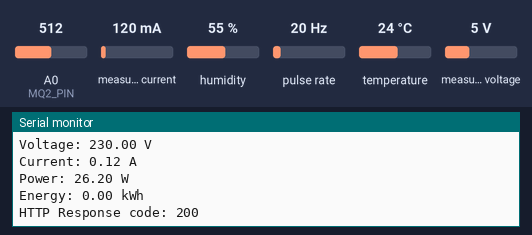
Simulated run of this sketch. Board: ESP8266 (NodeMCU). Shown: the last lines printed to the serial monitor. Wiring (inferred from the names in the program): pulse sensor: data D6. Inputs (shaded band) come from the test bench; at power-on: A0 (MQ2_PIN) = 512, measured current 120 mA, humidity 55 %, pulse rate 20 Hz, temperature 24 °C, measured voltage 5 V. WiFi joins after 1.5 s; servers stay silent unless stated; uploads are accepted with an empty reply.

Above: at 2.7 s.
2.8 s: A0 (MQ2_PIN) set to 490
At 4.06 s:
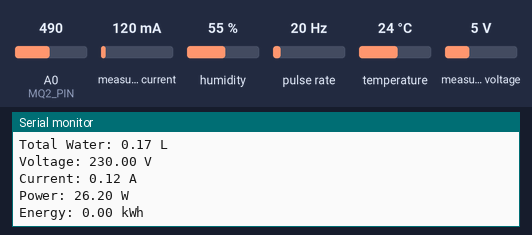
5.3 s: measured current set to 40 mA
At 6.7 s:
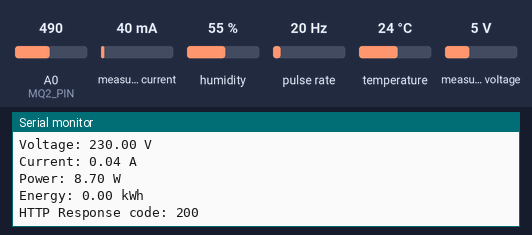
6.8 s: humidity set to 22 %
8.3 s: pulse rate (sensor on D6) set to 4 Hz
At 8.67 s:
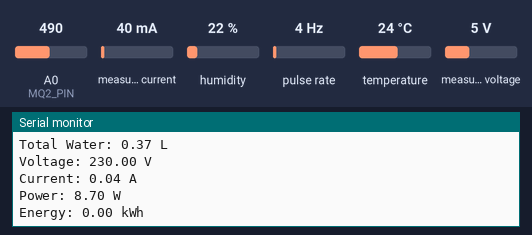
9.8 s: temperature set to 12 °C
At 11.2 s:
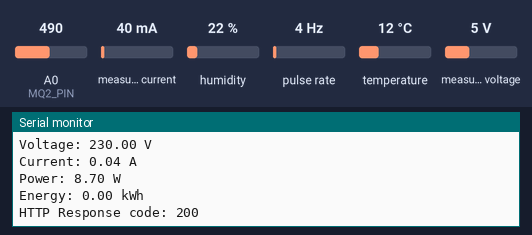
11.3 s: measured voltage set to 0.3 V
At 13.59 s:
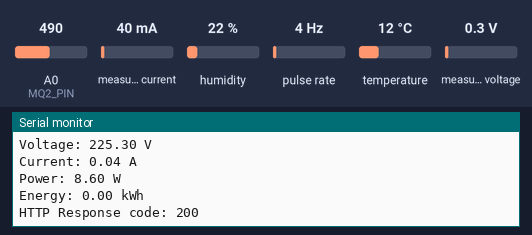
Timing chart, 0 to 13.8 s (numbered marks = the images above; inputs shaded):
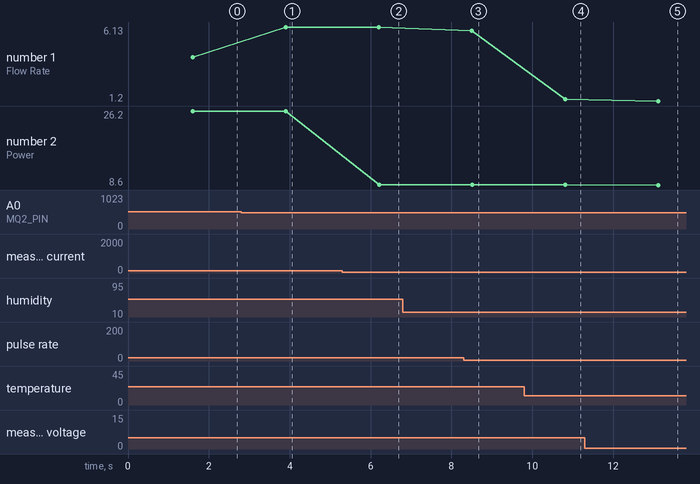

Measured:
- after the input at 2.8 s, the serial monitor: prints a new line after 1.1 s (image 1)
- after the input at 5.3 s, the serial monitor: prints a new line after 0.91 s (image 2)
- after the input at 8.3 s, the serial monitor: prints a new line after 0.21 s (image 3)
- after the input at 9.8 s, the serial monitor: prints a new line after 1.0 s (image 4)
- after the input at 11.3 s, the serial monitor: prints a new line after 1.8 s (image 5)
- plotted number 1: 6.13 → 5.87 after the input at 8.3 s
- plotted number 2: 26.2 → 8.7 after the input at 5.3 s, 8.7 → 8.6 after the input at 11.3 s

The sketch:

ESP8266_SmartBoarding.ino
```cpp
#include <ESP8266WiFi.h>
#include <ESP8266HTTPClient.h>
#include <WiFiClient.h>

#include <DHT.h>
#include <PZEM004Tv30.h>
#include <SoftwareSerial.h>

#define DHTPIN D4
#define DHTTYPE DHT11

#define FLOW_SENSOR D6

#define MQ2_PIN A0

// =========================
// GAS THRESHOLD
// =========================
const int GAS_THRESHOLD = 500;

DHT dht(DHTPIN, DHTTYPE);

// =========================
// PZEM
// =========================
SoftwareSerial pzemSWSerial(D2, D1);
PZEM004Tv30 pzem(pzemSWSerial);

// =========================
// WiFi
// =========================
const char* ssid = "Minh Thai";
const char* password = "0967152540Thai@";

const char* serverUrl = "http://192.168.1.131:8000/update-sensor";

// =========================
// Flow Sensor
// =========================
volatile int pulseCount = 0;

float flowRate = 0;
float totalLitres = 0;

// =========================
// Variables
// =========================
float temperature = 0;
float humidity = 0;

int gasValue = 0;

unsigned long previousMillis = 0;

// =========================
// Interrupt đếm xung
// =========================
void ICACHE_RAM_ATTR pulseCounter() {
  pulseCount++;
}

void setup() {

  Serial.begin(115200);

  dht.begin();

  // =========================
  // Flow Sensor
  // =========================
  pinMode(FLOW_SENSOR, INPUT_PULLUP);

  attachInterrupt(digitalPinToInterrupt(FLOW_SENSOR), pulseCounter, FALLING);

  // =========================
  // Kết nối WiFi
  // =========================
  WiFi.begin(ssid, password);

  Serial.print("Connecting WiFi");

  while (WiFi.status() != WL_CONNECTED) {

    delay(500);
    Serial.print(".");
  }

  Serial.println("\nWiFi Connected");
  Serial.println(WiFi.localIP());
}

void loop() {

  // =========================
  // Đọc DHT11
  // =========================
  temperature = dht.readTemperature();
  humidity = dht.readHumidity();

  // =========================
  // Đọc MQ2
  // =========================
  gasValue = analogRead(MQ2_PIN);

  // =========================
  // Tính lưu lượng nước
  // =========================
  if (millis() - previousMillis >= 1000) {

    detachInterrupt(digitalPinToInterrupt(FLOW_SENSOR));

    flowRate = pulseCount / 7.5;

    float litresPerSecond = flowRate / 60.0;

    totalLitres += litresPerSecond;

    pulseCount = 0;

    previousMillis = millis();

    attachInterrupt(digitalPinToInterrupt(FLOW_SENSOR), pulseCounter, FALLING);
  }

  // =========================
  // Đọc PZEM
  // =========================
  float voltage = pzem.voltage();
  float current = pzem.current();
  float power = pzem.power();
  float energy = pzem.energy();

  // =========================
  // Cảnh báo gas
  // =========================

  Serial.print("Gas: ");
  Serial.println(gasValue);

  bool gasDetected = gasValue > GAS_THRESHOLD;

  if (gasDetected) {

    Serial.println("WARNING: GAS DETECTED!");

  } else {

    Serial.println("STATUS: NORMAL");
  }

  // =========================
  // Hiển thị Serial
  // =========================
  Serial.println("========== DATA ==========");

  Serial.print("Temperature: ");
  Serial.print(temperature);
  Serial.println(" *C");

  Serial.print("Humidity: ");
  Serial.print(humidity);
  Serial.println(" %");

  Serial.print("Gas Value: ");
  Serial.println(gasValue);

  if (gasDetected) {
    Serial.println("STATUS: GAS ALERT");
  } else {
    Serial.println("STATUS: NORMAL");
  }

  Serial.print("Flow Rate: ");
  Serial.print(flowRate);
  Serial.println(" L/min");

  Serial.print("Total Water: ");
  Serial.print(totalLitres);
  Serial.println(" L");

  Serial.print("Voltage: ");
  Serial.print(voltage);
  Serial.println(" V");

  Serial.print("Current: ");
  Serial.print(current);
  Serial.println(" A");

  Serial.print("Power: ");
  Serial.print(power);
  Serial.println(" W");

  Serial.print("Energy: ");
  Serial.print(energy);
  Serial.println(" kWh");

  // =========================
  // Gửi dữ liệu lên server
  // =========================
  if (WiFi.status() == WL_CONNECTED) {

    WiFiClient client;
    HTTPClient http;

    http.begin(client, serverUrl);

    http.addHeader("Content-Type", "application/json");

    String jsonData = "{";

    jsonData += "\"room_id\":1,";
    jsonData += "\"temperature\":" + String(temperature) + ",";
    jsonData += "\"humidity\":" + String(humidity) + ",";
    jsonData += "\"gas\":" + String(gasValue) + ",";
    jsonData += "\"flow_rate\":" + String(flowRate) + ",";
    jsonData += "\"total_water\":" + String(totalLitres) + ",";
    jsonData += "\"voltage\":" + String(voltage) + ",";
    jsonData += "\"current\":" + String(current) + ",";
    jsonData += "\"power\":" + String(power) + ",";
    jsonData += "\"energy\":" + String(energy);

    jsonData += "}";

    int httpResponseCode = http.POST(jsonData);

    Serial.print("HTTP Response code: ");
    Serial.println(httpResponseCode);

    http.end();
  }

  delay(2000);
}
```
